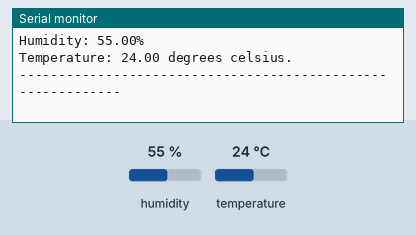
Bench run of a sketch on a simulated ESP8266 (NodeMCU). On the bench: the last lines printed to the serial monitor. The inputs (shaded band) are chosen by the test bench; at power-on: humidity 55 %, temperature 24 °C. WiFi joins after 1.5 s; servers stay silent unless stated.

Above: at 3.0 s.
3.1 s: humidity set to 22 %
At 5.1 s:
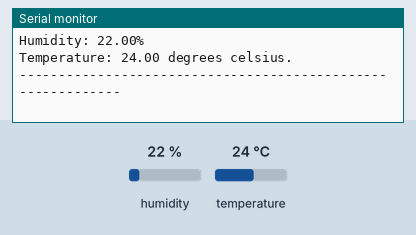
5.9 s: temperature set to 12 °C
At 7.1 s:
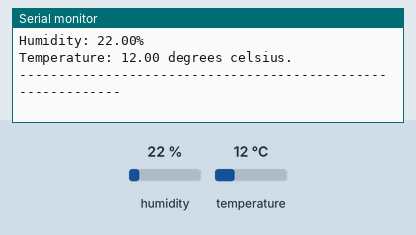
8.7 s: humidity set to 40 %
At 11.0 s:
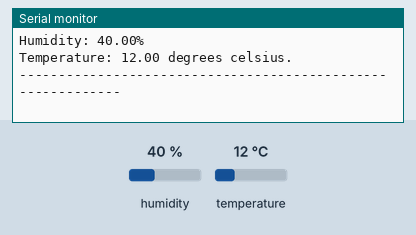
Timing chart, 0 to 12.5 s (numbered marks = the images above; inputs shaded):
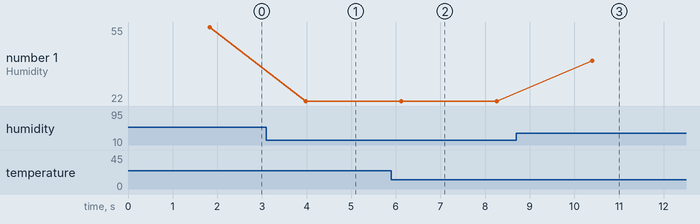

Measured:
- after the input at 3.1 s, the serial monitor: prints a new line after 0.88 s (image 1)
- after the input at 5.9 s, the serial monitor: prints a new line after 0.23 s (image 2)
- after the input at 8.7 s, the serial monitor: prints a new line after 1.7 s (image 3)
- plotted number 1: 55 → 22 after the input at 3.1 s, 22 → 40 after the input at 8.7 s

The sketch:

temperature_reading.ino
```cpp
#define BLYNK_TEMPLATE_ID "TMPL31ezSPiUB"
#define BLYNK_TEMPLATE_NAME "DHT IoT sensor"
#define BLYNK_AUTH_TOKEN "gJtw5djx9cNp3RJeOXo4jov5m0eghWS9"
#include<DHT.h>
#include<BlynkSimpleEsp8266.h>
#define DHTPIN 4 // Data pin is connected to D2 on GPIO pin 4
#define DHTTYPE DHT11 // Name the sensor as an object


DHT dht(DHTPIN, DHTTYPE);
char auth[]="gJtw5djx9cNp3RJeOXo4jov5m0eghWS9";
char ssid[]="OnePlus Nord";
char pass[]="15042006";
void setup() {
  // put your setup code here, to run once:
  Serial.begin(9600);
  Serial.println("DHT test Successful!");
  Blynk.begin(auth, ssid, pass);
  Serial.println("Blynk Connected Succesfully");
  dht.begin();
}

void loop() {
  // put your main code here, to run repeatedly:
  float h = dht.readHumidity();
  float t = dht.readTemperature();
  float f = dht.readTemperature(true);
  if (isnan(h) || isnan(t) || isnan(f)) //isnan= is not a number
  {
    Serial.println("Something is not working as intented");
    return;
  }
  Serial.println("------------------------------------------------------------");
  Serial.print("Humidity: ");
  Serial.print(h);
  Serial.print("%\n");
  Serial.print("Temperature: ");
  Serial.print(t);
  Serial.print(" degrees celsius. \n");
  Serial.println("------------------------------------------------------------");
  Blynk.virtualWrite(V0, t);
  Blynk.virtualWrite(V1, h);
  delay(2000);
}
```
